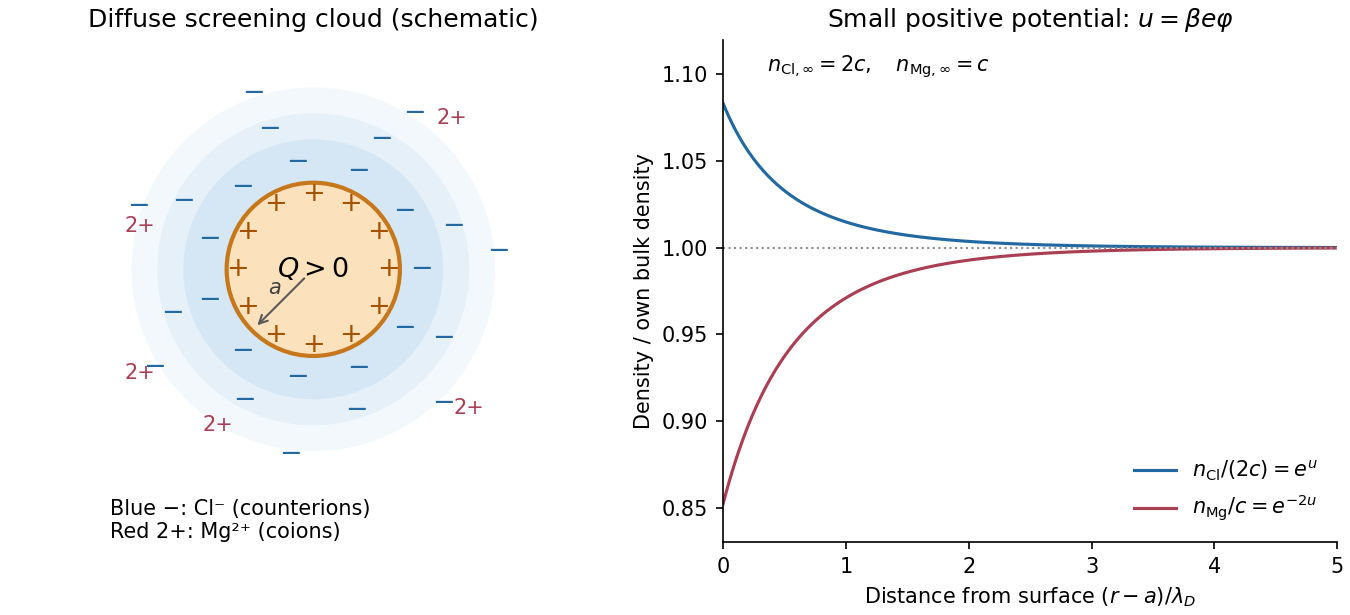

Source code (Python):
"""Original charged-colloid schematic; Python 3.14, NumPy 2.3, Matplotlib 3.10.
Illustrative positions and parameters, not experimental data. Output is in cwd.
"""
from pathlib import Path
import matplotlib
matplotlib.use('Agg')
import matplotlib.pyplot as plt
from matplotlib.patches import Circle
import numpy as np

plt.rcParams.update({'font.size':10, 'figure.facecolor':'white'})
fig,(ax,profiles)=plt.subplots(1,2,figsize=(9,4.1),layout='constrained')
for radius, alpha in [(2.1,.08),(1.8,.10),(1.5,.13)]:
    ax.add_patch(Circle((0,0), radius, color='#6cb2df', alpha=alpha, lw=0))
ax.add_patch(Circle((0,0),1,facecolor='#fce2bc',edgecolor='#c7771b',lw=2))
for t in np.linspace(0,2*np.pi,12,endpoint=False):
    ax.text(.87*np.cos(t),.87*np.sin(t),'+',ha='center',va='center',color='#a45200',fontsize=13)
for rad, count, shift in [(1.25,11,0),(1.7,8,.3),(2.15,7,.1)]:
    for t in np.linspace(0,2*np.pi,count,endpoint=False)+shift:
        ax.text(rad*np.cos(t),rad*np.sin(t),'−',ha='center',va='center',color='#2269a1',fontsize=13)
for x,y in [(-2,.5),(1.6,1.75),(1.8,-1.6),(-1.1,-1.8),(-2.0,-1.2)]:
    ax.text(x,y,'2+',ha='center',va='center',color='#aa3e53',fontsize=10)
ax.text(0,0,'$Q>0$',ha='center',va='center',fontsize=13)
ax.annotate('',xy=(-.68,-.68),xytext=(-.07,-.07),arrowprops={'arrowstyle':'->','color':'0.35'})
ax.text(-.52,-.28,'$a$',color='0.25')
ax.text(-2.35,-2.65,'Blue −: Cl⁻ (counterions)\nRed 2+: Mg²⁺ (coions)',va='top',fontsize=10)
ax.set(xlim=(-2.55,2.55),ylim=(-3.15,2.65),aspect='equal')
ax.set_title('Diffuse screening cloud (schematic)')
ax.axis('off')
s=np.linspace(0,5,400)
u=.08*np.exp(-s)/(1+s)  # a*kappa=1; beta*e*phi(a)=0.08.
profiles.plot(s,np.exp(u),color='#2269a1',label=r'$n_{\rm Cl}/(2c)=e^u$')
profiles.plot(s,np.exp(-2*u),color='#aa3e53',label=r'$n_{\rm Mg}/c=e^{-2u}$')
profiles.axhline(1,color='0.55',ls=':',lw=1)
profiles.set(xlabel=r'Distance from surface $(r-a)/\lambda_D$',ylabel='Density / own bulk density',xlim=(0,5),ylim=(.83,1.12))
profiles.set_title('Small positive potential: $u=\u03b2e\u03c6$')
profiles.legend(loc='lower right',frameon=False,fontsize=10)
profiles.spines[['top','right']].set_visible(False)
profiles.text(.36,1.102,r'$n_{\rm Cl,\infty}=2c,\quad n_{\rm Mg,\infty}=c$',fontsize=10)
fig.savefig(Path.cwd() / Path(__file__).with_suffix('.png').name,dpi=150,facecolor='white')
plt.close(fig)
